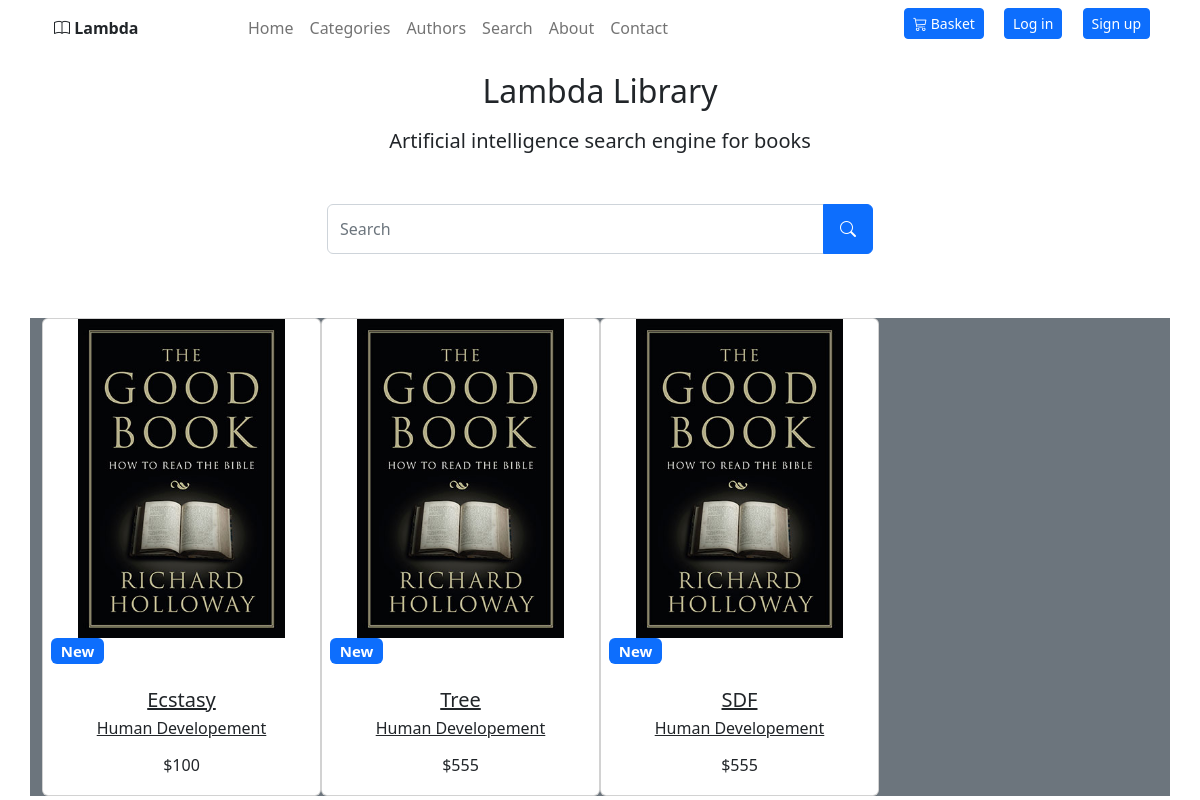
Page /Userboard/result.php on the committed database.
### tables this page shows
CREATE TABLE `product` (
  `productId` int(25) NOT NULL,
  `name` varchar(255) NOT NULL,
  `descr` text NOT NULL,
  `sku` varchar(255) NOT NULL,
  `price` decimal(10,0) NOT NULL,
  `productcategoryId` int(25) NOT NULL,
  `author` varchar(50) NOT NULL,
  `productImage` varchar(150) DEFAULT 'defalt.png'
);

### Userboard/result.php (the view, shortened to what this page needs)
<html>
    <body>
        <div class="container-lg">
            <div class="row">
                <?php require_once('header.php');
                      require_once('search.php');
                ?>
                <div class="col-12 bg-secondary ">
                     <div class="d-flex flex-wrap text-center">
                    <?php
                         require_once('config.php');
                        $val = $_GET['SearchText'];
                        $sql="SELECT * FROM product where `name` like '%$val%'";
                        $result= mysqli_query($conn,$sql);
                        while($row=mysqli_fetch_assoc($result))
                        {
                            $title=$row['name'];
                            $price=$row['price'];
                            $bookid=$row['productId'];
                            $image=$row['productImage'];
                            echo "
                                    <div class='col-lg-3 col-md-4 '>
                                    <div class='card'>
                                        <div class='bg-image hover-zoom ripple ripple-surface ripple-surface-light'
                                        data-mdb-ripple-color='light'>
                                        <img src='img/$image'
                                            class='w-75' />
                                        <a href='#!'>
                                            <div class='mask'>
                                            <div class='d-flex justify-content-start align-items-end h-100'>
                                                <h5><span class='badge bg-primary ms-2'>New</span></h5>
                                            </div>
                                            </div>
                                            <div class='hover-overlay'>
                                            <div class='mask' style='background-color: rgba(251, 251, 251, 0.15);'></div>
                                            </div>
                                        </a>
                                        </div>
                                        <div class='card-body'>
                                        <a href='prodct.php?bookid=$bookid' class='text-reset'>
                                            <h5 class='card-title mb-1'>$title</h5>
                                        </a>
                                        <a href='' class='text-reset'>
                                            <p>Human Developement</p>
                                        </a>
                                        <h6 class='mb-1'>$$price</h6>
                                        </div>
                                    </div>
                                    </div> ";
                        }
                    ?>
                     </div>
                </div>
            </div>
        </div>
    </body>
</html>

### rows in the picture
product: productImage (picture), name "Ecstasy", price "100"
product: productImage (picture), name "Tree", price "555"
product: productImage (picture), name "SDF", price "555"
